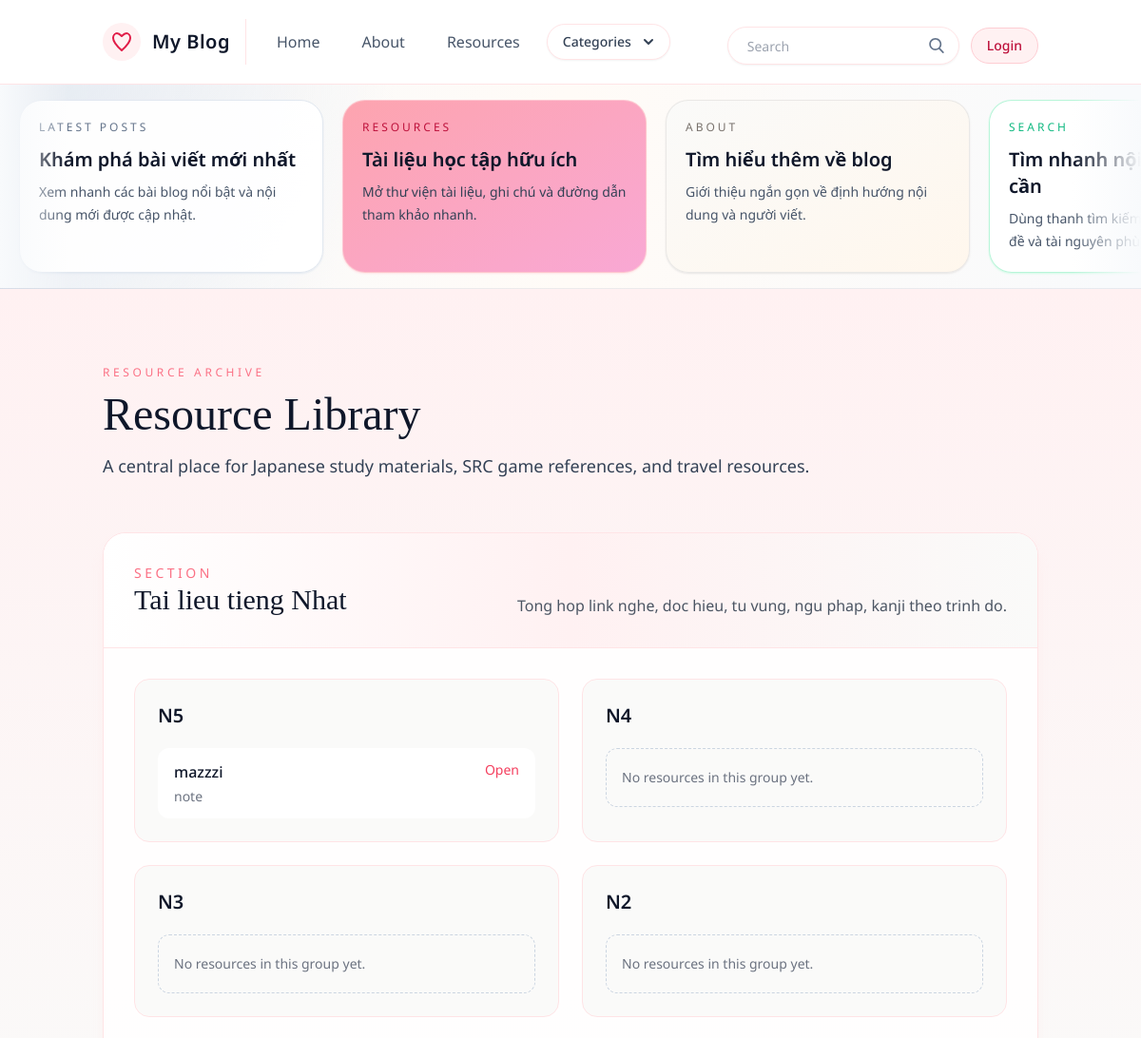
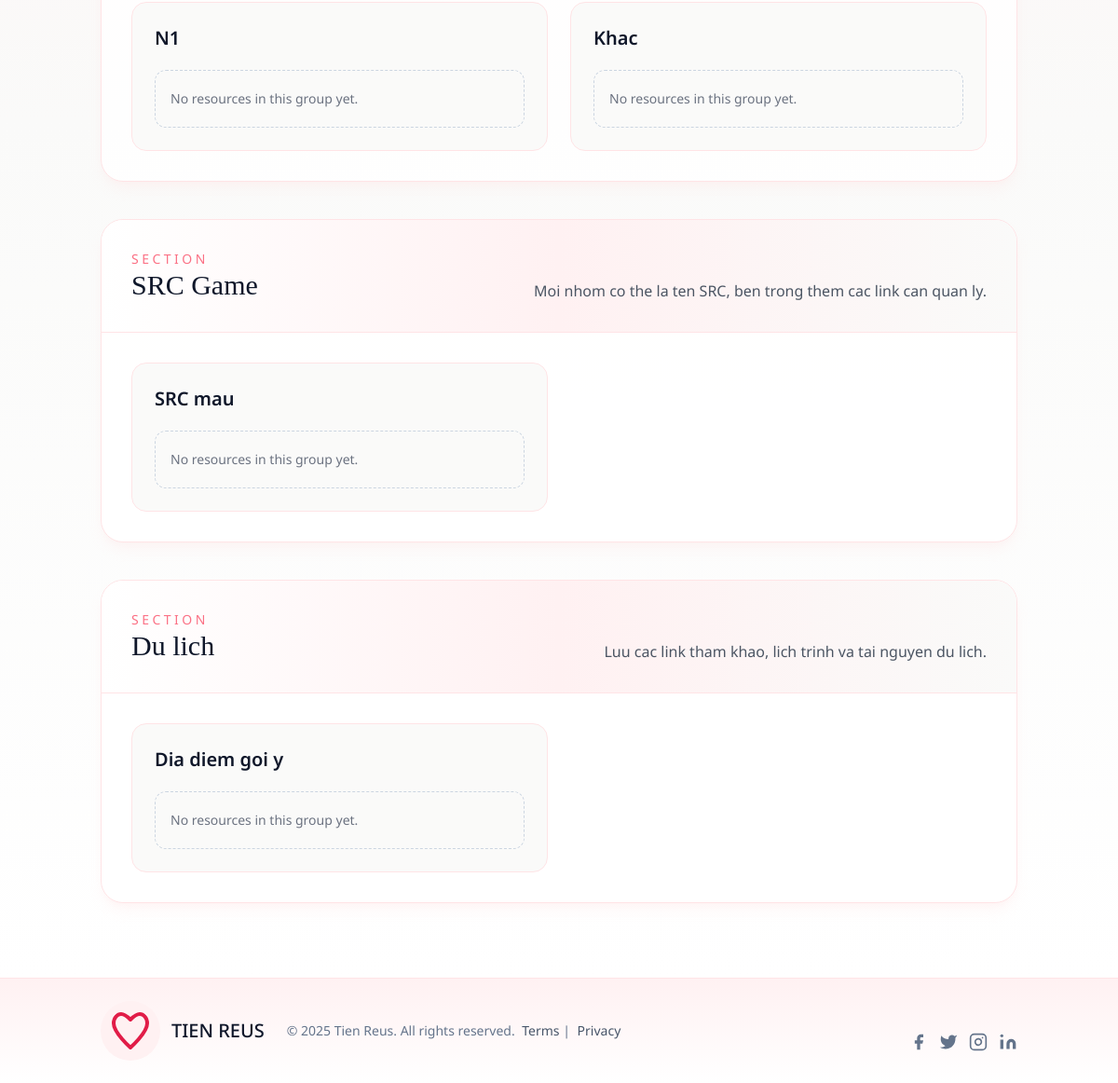
Page /resources/ on the committed database (2 pictures, top to bottom).
### posts/models.py (models this page shows, shortened)
class ResourceSection(models.Model):
    title = models.CharField(max_length=100)
    slug = models.SlugField(unique=True)
    description = models.TextField(blank=True)
    display_order = models.PositiveIntegerField(default=0)
    class Meta:
        ordering = ["display_order", "title"]

class ResourceGroup(models.Model):
    section = models.ForeignKey(
        ResourceSection,
        on_delete=models.CASCADE,
        related_name="groups",
    )
    title = models.CharField(max_length=100)
    description = models.TextField(blank=True)
    display_order = models.PositiveIntegerField(default=0)
    class Meta:
        ordering = ["display_order", "title"]
        unique_together = ("section", "title")

class ResourceLink(models.Model):
    group = models.ForeignKey(
        ResourceGroup,
        on_delete=models.CASCADE,
        related_name="links",
    )
    title = models.CharField(max_length=150)
    url = models.URLField(blank=True)
    document = models.FileField(upload_to="resources/files/", blank=True)
    note = models.CharField(max_length=255, blank=True)
    display_order = models.PositiveIntegerField(default=0)
    class Meta:
        ordering = ["display_order", "title"]
        unique_together = ("group", "title")

### posts/views.py (the view)
# urls.py: path('resources/', resource_library, name='resource_library'),
def resource_library(request):
    sections = ResourceSection.objects.prefetch_related('groups__links')
    context = {
        'sections': sections,
    }
    return render(request, 'resource_library.html', context)

### posts/templatetags/markdown_extras.py (called while the page is built)
@register.simple_tag
def get_categories():
    return Category.objects.all()[0:3]

### templates/resource_library.html (shortened to what this page needs)
{% extends 'base.html' %}
{% block content %}
<section class="bg-gradient-to-b from-rose-50 via-stone-50 to-white text-slate-700 body-font">
  <div class="container px-5 py-20 mx-auto">
    <div class="max-w-3xl mb-14">
      <p class="tracking-[0.3em] text-xs uppercase text-rose-400 mb-3">Resource Archive</p>
      <h1 class="text-4xl md:text-5xl font-serif text-slate-900 mb-4">Resource Library</h1>
      <p class="text-base md:text-lg leading-8">
        A central place for Japanese study materials, SRC game references, and travel resources.
      </p>
    </div>
    <div class="space-y-10">
      {% for section in sections %}
      <article class="rounded-3xl border border-rose-100 bg-white/90 shadow-lg shadow-rose-100/30 overflow-hidden">
        <div class="px-8 py-8 border-b border-rose-100 bg-gradient-to-r from-white via-rose-50 to-stone-50">
          <div class="flex flex-col gap-3 md:flex-row md:items-end md:justify-between">
            <div>
              <p class="text-sm uppercase tracking-[0.25em] text-rose-400">Section</p>
              <h2 class="text-3xl font-serif text-slate-900">{{ section.title }}</h2>
            </div>
            {% if section.description %}
            <p class="max-w-2xl text-sm md:text-base leading-7 text-gray-600">{{ section.description }}</p>
            {% endif %}
          </div>
        </div>
        <div class="px-8 py-8">
          <div class="grid gap-6 md:grid-cols-2 xl:grid-cols-3">
            {% for group in section.groups.all %}
            <div class="rounded-2xl border border-rose-100 bg-stone-50 p-6">
              <div class="mb-5">
                <h3 class="text-xl font-semibold text-slate-900">{{ group.title }}</h3>
              </div>
              {% if group.links.all %}
              <div class="space-y-3">
                {% for link in group.links.all %}
                {% if link.url %}
                <a href="{{ link.url }}" target="_blank" rel="noopener noreferrer" class="flex items-start justify-between gap-4 rounded-xl border border-transparent bg-white px-4 py-3 transition hover:-translate-y-0.5 hover:border-rose-200 hover:shadow-md">
                  <div>
                    <p class="font-medium text-slate-900">{{ link.title }}</p>
                    {% if link.note %}
                    <p class="text-sm text-gray-500 mt-1">{{ link.note }}</p>
                    {% endif %}
                  </div>
                  <span class="text-rose-500 text-sm whitespace-nowrap">Open</span>
                </a>
                {% endif %}
                {% endfor %}
              </div>
              {% else %}
              <div class="rounded-xl border border-dashed border-slate-300 px-4 py-5 text-sm text-gray-500">
                No resources in this group yet.
              </div>
              {% endif %}
            </div>
            {% empty %}
            <div class="md:col-span-2 xl:col-span-3 rounded-2xl border border-dashed border-slate-300 px-6 py-8 text-gray-500 bg-slate-50">
              No groups found in this section yet.
            </div>
            {% endfor %}
          </div>
        </div>
      </article>
      {% empty %}
      <div class="rounded-3xl border border-dashed border-slate-300 bg-white px-8 py-12 text-center text-gray-500">
        No resource data yet.
      </div>
      {% endfor %}
    </div>
  </div>
</section>
{% endblock content %}

### templates/base.html (style rules this page uses)
:root { --font-ui: "Noto Sans", "Segoe UI", Tahoma, Geneva, Verdana, sans-serif; }
html, body { font-family: var(--font-ui); font-synthesis-weight: none; text-rendering: optimizeLegibility; -webkit-font-smoothing: antialiased; -moz-osx-font-smoothing: grayscale; }

### rows in the picture
ResourceSection: title "Tai lieu tieng Nhat", description "Tong hop link nghe, doc hieu, tu vung, ngu phap, kanji theo trinh do."
ResourceGroup: title "N5"
ResourceLink: title "mazzzi", note "note"
ResourceGroup: title "N4", shows "No resources in this group yet."
ResourceGroup: title "N3", shows "No resources in this group yet."
ResourceGroup: title "N2", shows "No resources in this group yet."
ResourceGroup: title "N1", shows "No resources in this group yet."
ResourceGroup: title "Khac", shows "No resources in this group yet."
ResourceSection: title "SRC Game", description "Moi nhom co the la ten SRC, ben trong them cac link can quan ly."
ResourceGroup: title "SRC mau", shows "No resources in this group yet."
ResourceSection: title "Du lich", description "Luu cac link tham khao, lich trinh va tai nguyen du lich."
ResourceGroup: title "Dia diem goi y", shows "No resources in this group yet."
